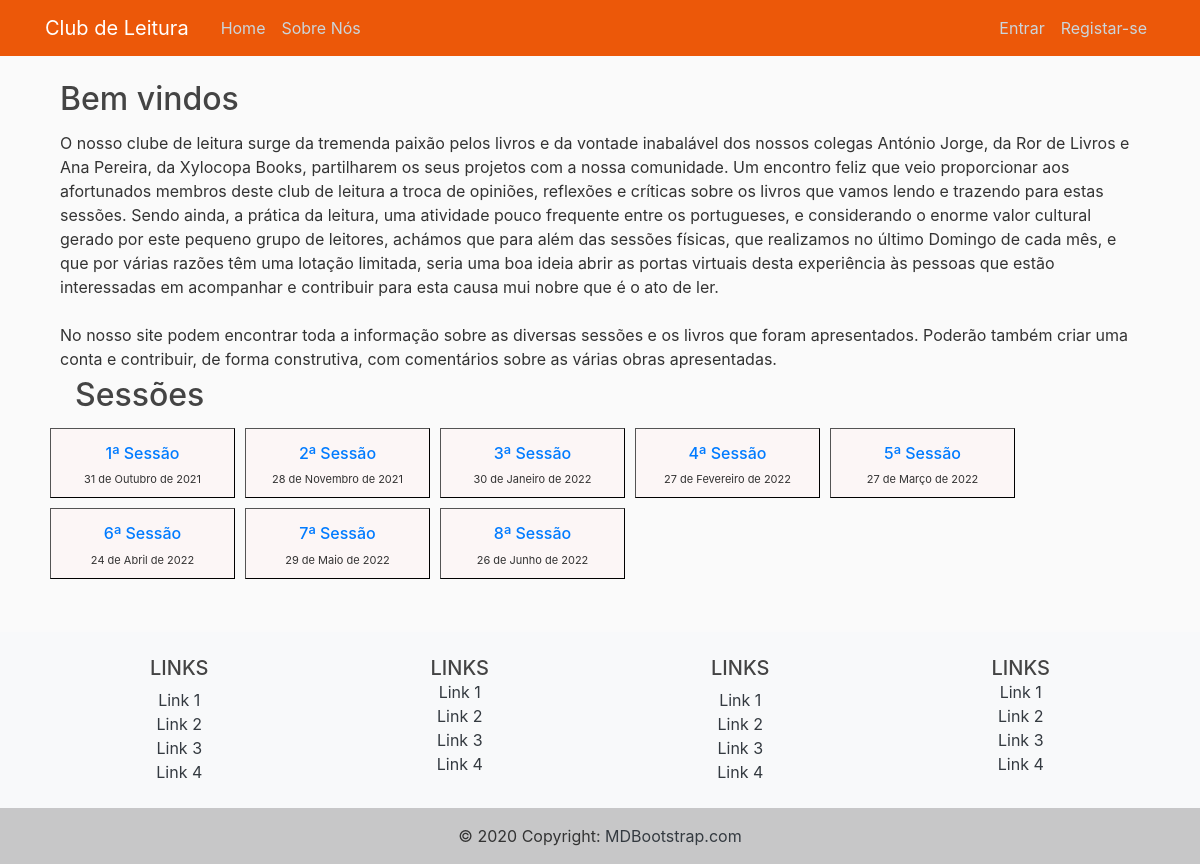
The page / on the database its author committed.
### books/models.py (models this page shows, shortened)
class Sessoes(models.Model):
    title = models.CharField(max_length=100)
    sessao_date = models.DateField()

### books/views.py (the view)
# urls.py: path('', views.IndexView.as_view(), name='index'),
class IndexView(generic.ListView):
    template_name = 'books/index.html'
    model = Sessoes
    context_object_name = 'displaybook'
    def get_queryset(self):
        return Sessoes.objects.order_by('sessao_date')[:12]

### books/templates/books/index.html
{% extends "books/base.html" %}
{% load static %}
{% block content %}
<div class="col-12">
    <h2 class="text-left">Bem vindos</h2>
</div>
<div class="container">
    <div class="row" justify-content-start>
        <div class="col-md-12">
            <p>O nosso clube de leitura surge da tremenda paixão pelos livros e da vontade inabalável dos nossos colegas
            António Jorge, da Ror de Livros e Ana Pereira, da Xylocopa Books, partilharem os seus projetos com a nossa comunidade.
            Um encontro feliz que veio proporcionar aos afortunados membros deste club de leitura a troca de opiniões, reflexões e
            críticas sobre os livros que vamos lendo e trazendo para estas sessões. Sendo ainda, a prática da leitura, uma atividade
            pouco frequente entre os portugueses, e considerando o enorme valor cultural gerado por este pequeno grupo de leitores,
            achámos que para além das sessões físicas, que realizamos no último Domingo de cada mês, e que por várias razões têm uma
            lotação limitada, seria uma boa ideia abrir as portas virtuais desta experiência às pessoas que estão interessadas em
            acompanhar e contribuir para esta causa mui nobre que é o ato de ler.
            <br><br>
            No nosso site podem encontrar toda a informação sobre as diversas sessões e os livros que foram apresentados.
            Poderão também criar uma conta e contribuir, de forma construtiva, com comentários sobre as várias obras apresentadas.
            </p>
        </div>
    </div>
    <div class="col-12">
        <h2 class="text-left">Sessões</h2>
    </div>
    <div class="row" justify-content-start>
        {% if displaybook %}
            {% for c in displaybook %}
            <div class="col-md-2 book margens">
                    <h6><a href="{% url 'book:detalhe' c.id %}"> {{ c.title }}</a></h6>
                    <p style="font-size:11px">{{ c.sessao_date }}</p>
            </div>
            {% endfor %}
        {% else %}
            <p>Não há sessões</p>
        {% endif %}
    </div>
</div>
{% endblock content %}

### books/static/books/main.css (style rules this page uses)
body { background: #fafafa; color: #333333; margin-top: 5rem; }
h1, h2, h3, h4, h5, h6 { color: #444444; }
p { margin-top: 5px ; margin-bottom: 5px ; }
.book { border: 1px outset rgb(0, 0, 0); padding-top: 15px; padding-right: 5px; padding-bottom: 5px; padding-left: 5px; background-color: rgb(252, 246, 246); text-align: center; }
.margens { margin-top: 5px; margin-left: 5px; margin-right: 5px; margin-bottom: 5px; }

### rows shown on the page
Sessoes: title "1ª Sessão", sessao_date "31 de Outubro de 2021"
Sessoes: title "2ª Sessão", sessao_date "28 de Novembro de 2021"
Sessoes: title "3ª Sessão", sessao_date "30 de Janeiro de 2022"
Sessoes: title "4ª Sessão", sessao_date "27 de Fevereiro de 2022"
Sessoes: title "5ª Sessão", sessao_date "27 de Março de 2022"
Sessoes: title "6ª Sessão", sessao_date "24 de Abril de 2022"
Sessoes: title "7ª Sessão", sessao_date "29 de Maio de 2022"
Sessoes: title "8ª Sessão", sessao_date "26 de Junho de 2022"
